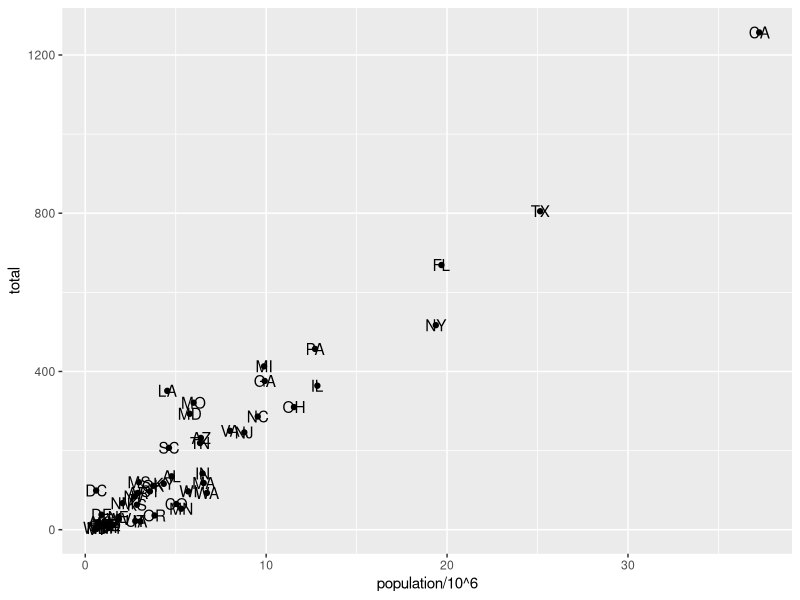
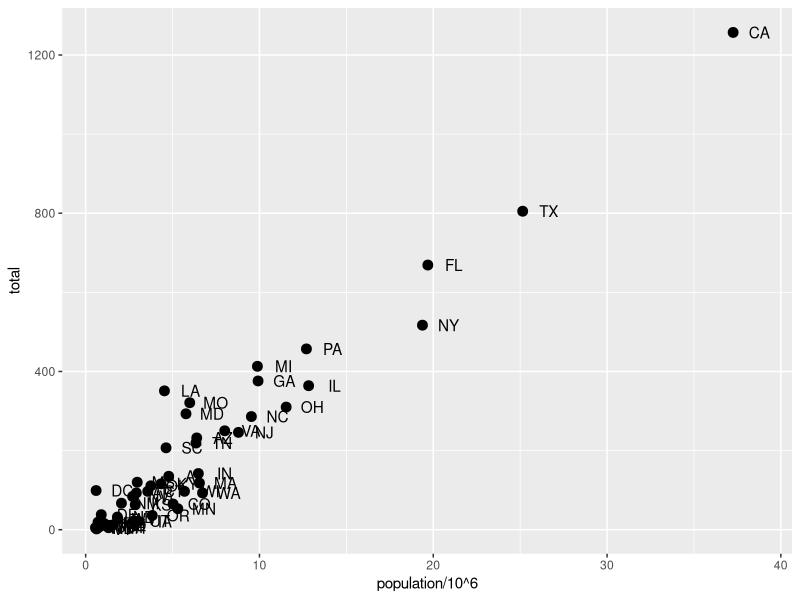
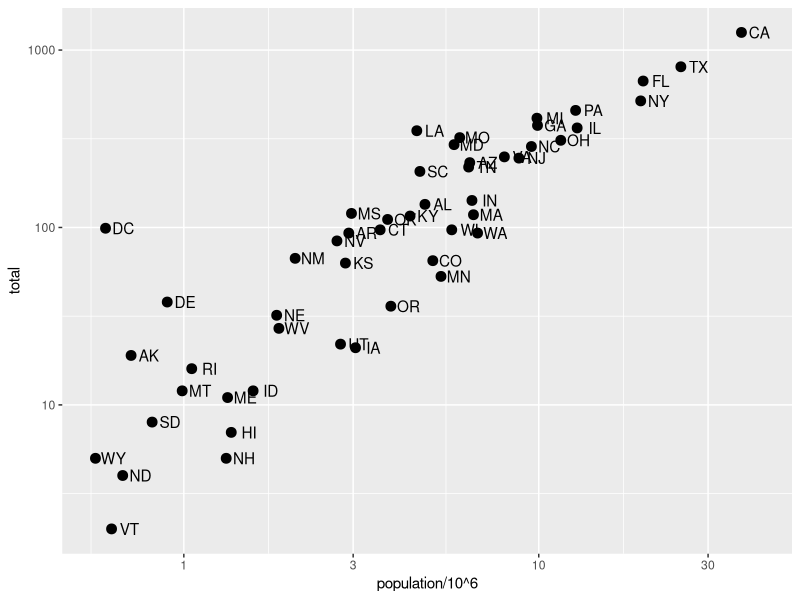
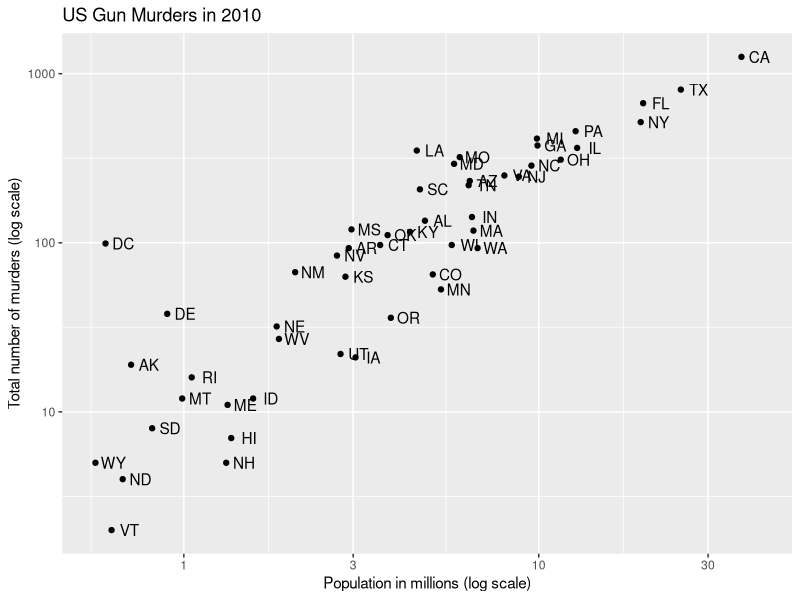
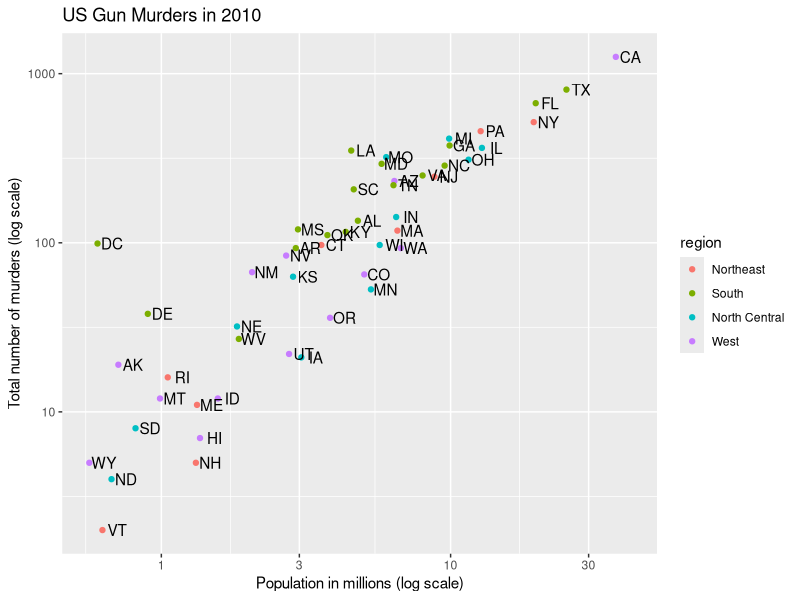
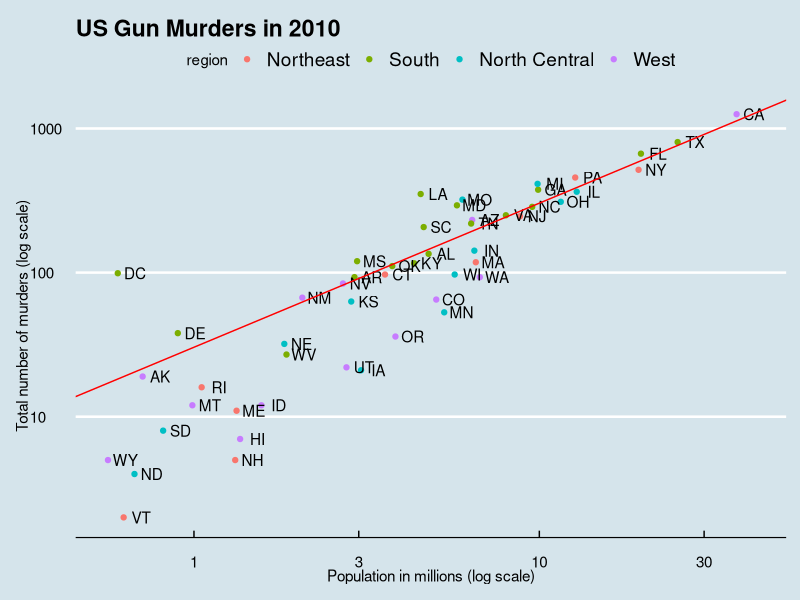
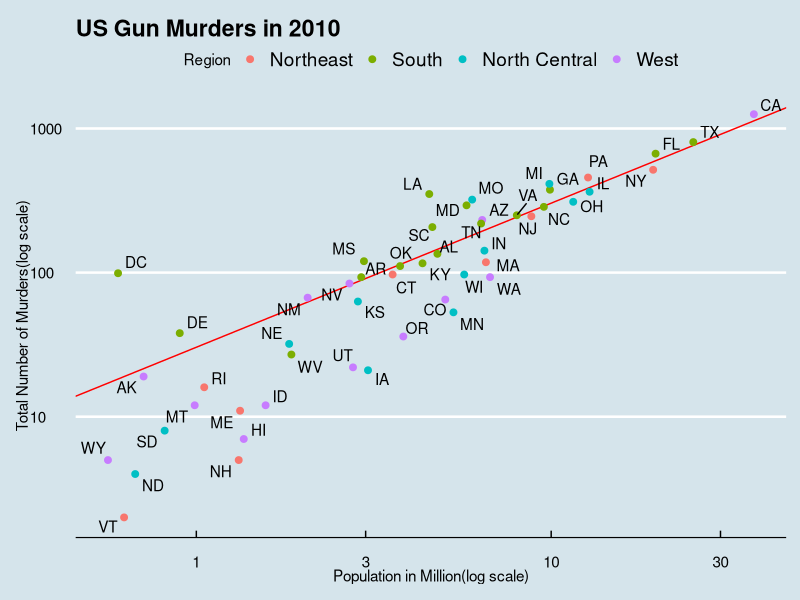
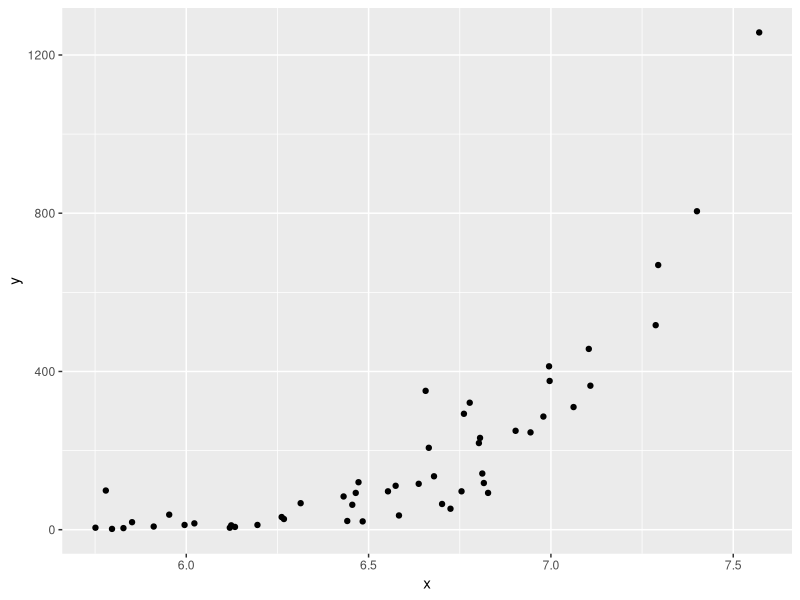

Source code (R) for these figures, in order:
#look at the US murders data
library(dslabs)
data("murders")
library(tidyverse)
library(ggplot2)
install.packages("ggthemes")
library(ggthemes)
library(ggrepel)

str(murders)

#which state have the largest and the smallest population?
#how large is a typical state?
#what is the relation between population and murder num?

#The great value of a picture is when it forces us to notice what we never expected to see
#how to use aesthetics mappings in ggplot
murders %>% 
  ggplot() +
  geom_point(aes(x = population/10^6, y = total)) +
  geom_text(aes(population/10^6, total, label = abb))


#tinkering with arguments
p <- ggplot(data = murders)


p + geom_point(aes(population/10^6, total), size = 3) +
  geom_text(aes(population/10^6, total, label = abb), nudge_x = 1.5)


#we can also write this code in the below format
p <- murders %>% ggplot(aes(population/10^6, total, label= abb))

p + geom_point(size = 3) +
  geom_text(nudge_x = 0.05) +
  scale_x_log10() +
  scale_y_log10()


#How to add Labels and titles to the graph
murders %>%
  ggplot(aes(population/10^6, total, label = abb)) +
  geom_point(size = 1.5) +
  geom_text(nudge_x = 0.05) +
  scale_x_log10() +
  scale_y_log10() +
  xlab("Population in millions (log scale)") +
  ylab("Total number of murders (log scale)") +
  ggtitle("US Gun Murders in 2010")



## how to add different catagories as color
murders %>%
  ggplot(aes(population/10^6, total, label = abb)) +
  geom_point(aes(col = region),size = 1.5) +
  geom_text(nudge_x = 0.05) +
  scale_x_log10() +
  scale_y_log10() +
  xlab("Population in millions (log scale)") +
  ylab("Total number of murders (log scale)") +
  ggtitle("US Gun Murders in 2010")


##Annotation, shape and adjustment
#we want to draw a line with avarage murder rate

r <- murders %>%
  summarise(rate = sum(total)/ sum(population) * 10^6) %>%
  pull(rate)

## how to add a line to the graph
murders %>%
  ggplot(aes(population/10^6, total, label = abb)) +
  geom_point(aes(col = region),size = 1.5) +
  geom_text(nudge_x = 0.05) +
  scale_x_log10() +
  scale_y_log10() +
  geom_abline(intercept = log10(r), color="red")+
  xlab("Population in millions (log scale)") +
  ylab("Total number of murders (log scale)") +
  ggtitle("US Gun Murders in 2010") +
  theme_economist()

p <- p + geom_abline(intercept = log10(r), lty = 2, color = "darkgrey") +
  geom_point(aes(col=region), size = 3)

p <- p + scale_color_discrete(name = "Region")


murders %>%
  ggplot(aes(population/10^6, total, label = abb)) +
  geom_abline(intercept = log10(r), color = "red", ity = 2) +
  geom_point(aes(col = region),size = 2) +
  geom_text_repel() +
  scale_x_log10() +
  scale_y_log10() +
  xlab("Population in Million(log scale)") +
  ylab("Total Number of Murders(log scale)") +
  ggtitle("US Gun Murders in 2010") +
  scale_color_discrete(name = "Region") +
  theme_economist()


#Quick plots with qpolt
data("murders")
x <- log10(murders$population)
y <- murders$total

qplot(x,y)


#How can we make a grid of plots
library(gridExtra)
p1 <- qplot(x)
p2 <- qplot(x,y)
grid.arrange(p1,p2, nrow =2)


##Exercises
library(dplyr)
library(ggplot2)
library(dslabs)
data("heights")
data("murders")


p <- ggplot(murders)

q <- ggplot(heights)

murders %>% ggplot(aes(population, total)) +
  geom_point()

murders %>% ggplot(aes(population, total, label = abb)) +
  geom_point(aes(col = region), size = 1.5) +
  geom_text_repel() +
  scale_x_log10() +
  scale_y_log10() +
  theme_excel_new()

##.........................................##
##VISUALIZING DATA DISTRIBUTION##
#...........................................##

#ordinal data is variables belonging to small number of different groups, with each groups having many members
##CASE STUDY
##Student Heights

library(tidyverse)
library(dslabs)
data(heights)

str(heights)

heights %>%
  ggplot(aes(height)) +
  geom_histogram(binwidth = 1,color = "white", fill = "orange") +
  facet_grid(sex ~ .)

hist(heights$height)


#THE NORMAL DISTRIBUTION
#if we have a vector X
#then the avarage of x will be mean(x)
#and the standard deviation will be sd(x)

#if the data is normally distributed then we can measure the data in standard units
#z = (x - m)/s with m is the mean and s is the standard deviation

##........................###
## QUANTILE QUANTILE PLOTS#
##.........................###
